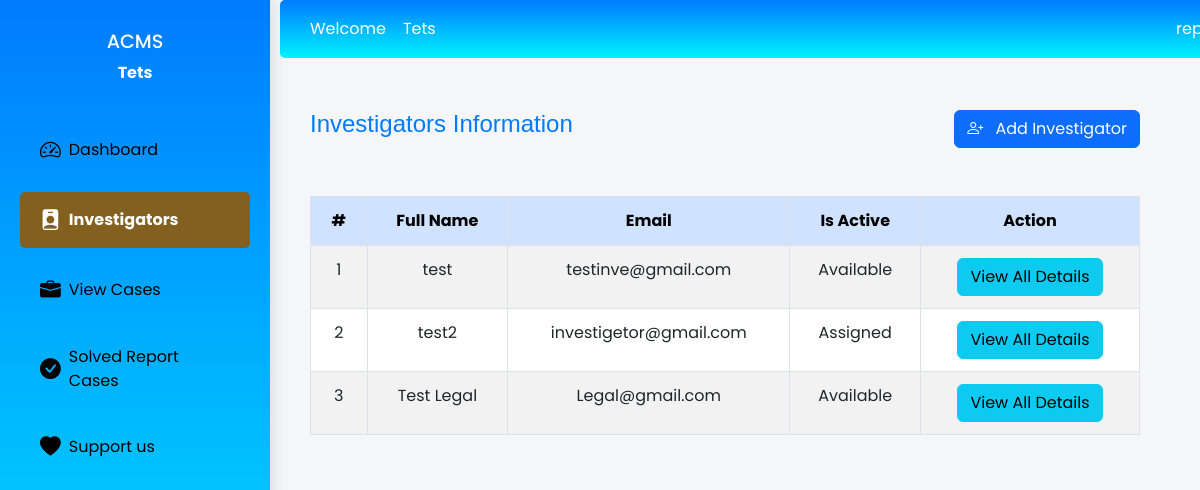
Page /Investigators_list (signed in) on the earlier database version.
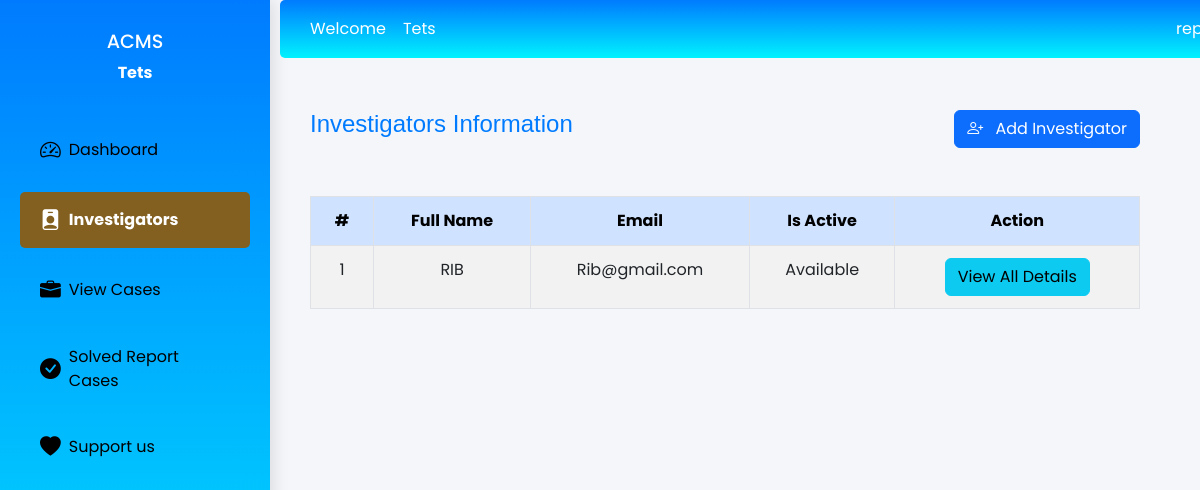
Same page on the later database version.
### IntegrityGuard_app/models.py (models this page shows, shortened)
class User(models.Model):
    USER_TYPE_CHOICES = (
        ('admin', 'Administrator'),
        ('investigator', 'Investigator'),
        ('reporter', 'Reporter'),
    )
    fullname = models.CharField(max_length=255)
    address = models.CharField(max_length=255)
    phone_number = models.CharField(max_length=15)
    email = models.EmailField(unique=True)
    password = models.CharField(max_length=128)
    user_type = models.CharField(max_length=15, choices=USER_TYPE_CHOICES , default='reporter')
    date_joined = models.DateTimeField(auto_now_add=True)
    is_active = models.BooleanField(default=True)
    is_admin = models.BooleanField(default=False)
    USERNAME_FIELD = 'email'
    REQUIRED_FIELDS = ['username']

### IntegrityGuard_app/views.py (the view)
# urls.py: path('Investigators_list', views.investigator_List, name='investigator_view'),
def investigator_List(request):
    name = request.session["name"]
    role= request.session["user_type"]
    cases = Case.objects.all()
    investigators = User.objects.filter(user_type='investigator')
    context = {
        'name': name,
        'role': role,
        'cases': cases,
        'investigators': investigators
    }
    return render(request, 'Admin/DisplayInvestigator.html', context)

### IntegrityGuard_app/templates/admin/DisplayInvestigator.html (shortened to what the changed rows need)
{% load static %}
<!DOCTYPE html>
<html lang="en">
<head>
    <link href="https://cdn.jsdelivr.net/npm/bootstrap@5.3.0/dist/css/bootstrap.min.css" rel="stylesheet">
    <link href="https://cdn.jsdelivr.net/npm/bootstrap-icons/font/bootstrap-icons.css" rel="stylesheet">
</head>
<body>
    <div class="d-flex">
        <div class="main-content">
            <div class="dashboard-container">
                {% if investigators %}
                <table class="table table-striped text-center table-bordered">
                    <thead class="table-primary">
                        <tr>
                            <th>#</th>
                            <th>Full Name</th>
                            <th>Email</th>
                            <th>Is Active</th>
                            <th>Action</th>
                        </tr>
                    </thead>
                    <tbody>
                        {% for investigator in investigators %}
                        <tr>
                            <td>{{ forloop.counter }}</td>
                            <td>{{ investigator.fullname }}</td>
                            <td>{{ investigator.email }}</td>
                            <td>
                                {% if investigator.is_active %}
                                Available
                                {% else %}
                                Assigned
                                {% endif %}
                            </td>
                            <td>
                                <button type="button" class="btn btn-info" data-bs-toggle="modal"
                                    data-bs-target="#investigatorModal{{ investigator.id }}">
                                    View All Details
                                </button>
                            </td>
                        </tr>
                        {% endfor %}
                    </tbody>
                </table>
                {% else %}
                <p>No investigators found.</p>
                {% endif %}
            </div>
        </div>
    </div>
</body>
</html>

Differences in the rows shown:
removed User: fullname "test", email "testinve@gmail.com", is_active "Available"
removed User: fullname "Test Legal", email "Legal@gmail.com", is_active "Available"
changed User: fullname "test2" → "RIB"; email "investigetor@gmail.com" → "Rib@gmail.com"; is_active "Assigned" → "Available"
